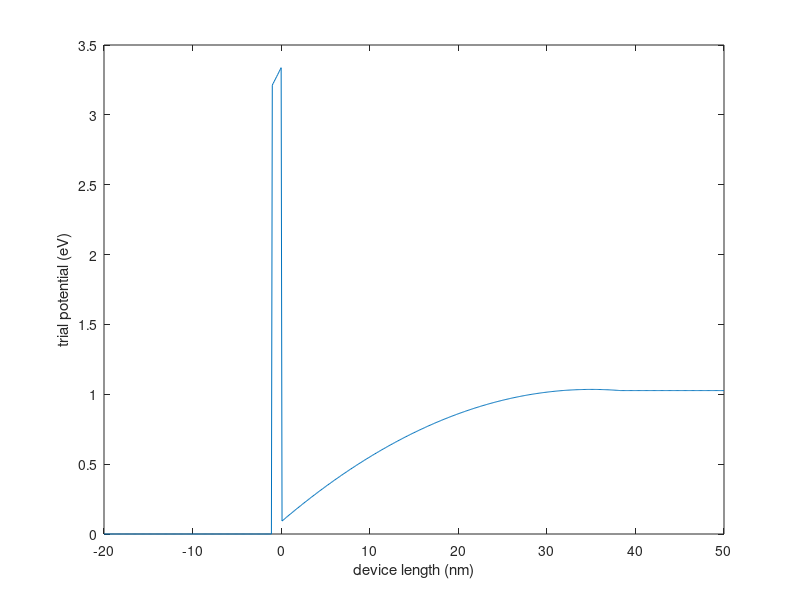
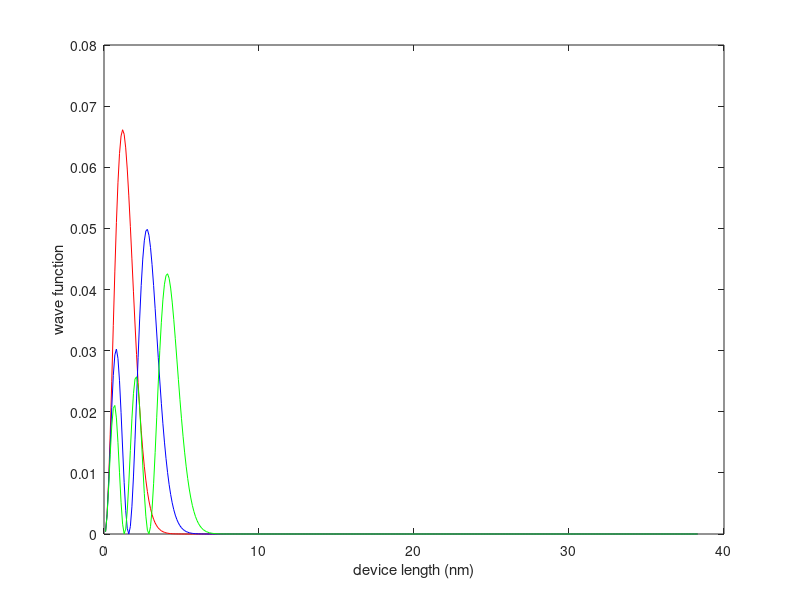
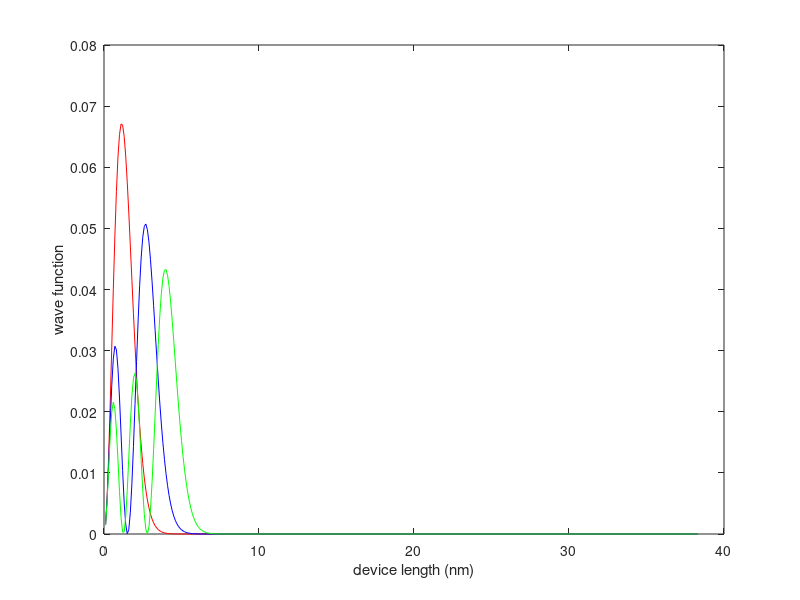
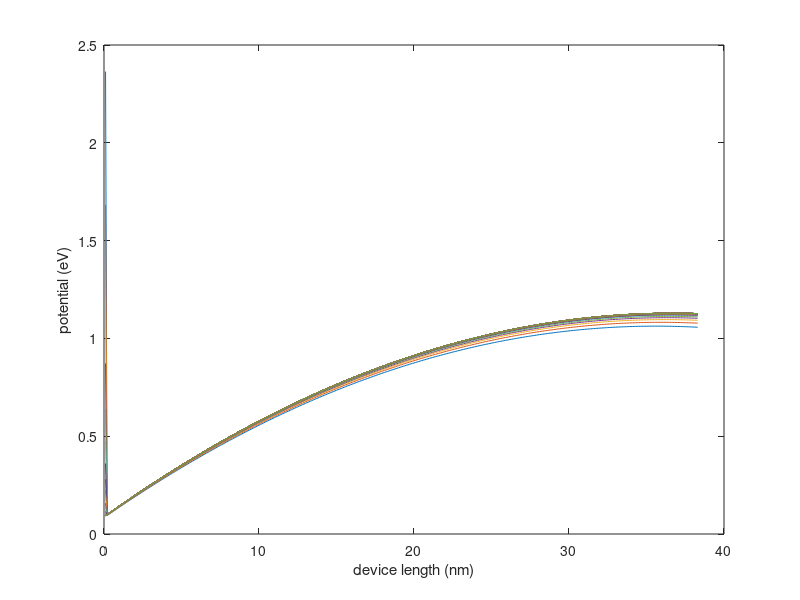

MATLAB code for these plots, in order:
close all;
clear all;
clc;

%% SEIF-CONSISTANT POISSON-SCHRODINGER SOLVER FOR MOS STRUCTURE
%%% OXIDE: SILICON DI OXIDE; THICKNESS - 1 NM 
%%% SUBSTRATE: P TYPE SILICON; Na - 10 ^ 18 CM^-3
%%% GATE: ALUMINIUM
%%% DEPLETION TYPE

Na = (10 ^ 18) * (10 ^ 6);          % doping level
Nv = 1.04 * (10 ^ 19) * (10 ^ 6);
ep0 = 8.854 * (10 ^ -12);            
epSi = 11.7 * ep0;                  % permittivity of silicon
epOx = 3.9 * ep0;                   % permittivity of oxide

T = 300;                            
e = 1.6 * (10 ^ -19);               
hcut = 6.63 * (10 ^ -34) / (2 * pi);
kbT = 0.0259 * (T / 300);

m0 = 9.1 * (10 ^ -31);
mC = 1.08 * m0;                     % conduction bend effective mass
mDOS = 0.26 * m0;                   % density of states effective mass

%% DEFINING THE MESH
nm = 10 ^ -9;
dx = 0.1 * nm;                      % mesh size

tox = (1) * nm;                     % oxide thickness
tsub = (50) * nm;                   % substrate thickness
x = -20*nm:dx:tsub;
len = length(x);

vg = 0;
phim = 3.2;                         % modified metal work function
phiX = 3.25;                        % modified oxide electron affinity

%% CALCULATE THE MAXIMUM SPACE CHARGE REGION
ni = (1.5 * 10 ^ 10) * 10 ^ 6;
phifp = 0.0259 * log(Na / ni);

Vox0 = 0.05;                        
surPot= abs(3.2 - (3.25 + 0.56 + phifp) - Vox0);    % surface potantial
xd = sqrt((2 * epSi * surPot) / (e * Na));          % deplation region

vf = (0.56 + phifp);

%% POISSON EQUATION ON OXIDE
for i = 1:len;
    if x(i) >= -tox;
        oxi = i;
        break
    end
end
for i = oxi:len;
    if (x(i) >= 0)
        oxj = i;
        break;
    end
end
LAPox = (-diag(ones(1,oxj-oxi+1) * 2)) + (diag(ones(1,oxj-oxi),1)) + (diag(ones(1,oxj-oxi),-1));

B = zeros(oxj-oxi+1, 1);
B(1) = -phim;
B(end) = - (abs(vf - surPot) + phiX);

vOx = inv(LAPox) * B;

%% POISSON EQUATION ON INVERSION REGION
for i = 1:len;
    if x(i) >= xd;
        depj = i;
        break;
    end
end
depi = oxj + 1;

LAPdep = (-diag(ones(1,depj-depi+1) * 2)) + (diag(ones(1,depj-depi),1)) + (diag(ones(1,depj-depi),-1));

B = -ones(depj-depi+1, 1)*(e * Na * dx^2) / epSi;
B(1) = B(1) - (vOx(end) - phiX);
B(end) = B(end) - vf;

vdep = inv(LAPdep) * B;

%% INITIAL TRIAL VOLTAGE
vmetal = zeros(oxi-1,1);
vsub = ones(len-depj,1) * vf;
Vtot = [vmetal' vOx' vdep' vsub'];

figure(1)
plot(x/nm, Vtot)
xlabel('device length (nm)');
ylabel('trial potential (eV)');

%% ITERATION
const = ((hcut ^ 2) / (2 * mC * dx ^ 2)) / e;
lendep = depj - depi + 2;
V = [vOx(end) vdep'];
enBound = zeros(1, lendep);
psiBound = zeros(lendep, lendep);
Ec_Ef = 1.12 - kbT * log(Nv / Na);
n = zeros(lendep, 1);

error = zeros(1, 100);
for iter = 1:100

%% SCHRODINGAR SOLVER
%%% FORM THE HAMILTONIAN MATRIX
DEL = (-diag(ones(1,lendep) * 2)) + (diag(ones(1,lendep-1),1)) + (diag(ones(1,lendep-1),-1));
H = -(DEL * const) + (diag(V'));
%%% SOLVING USING EIGEN SOLVER
[psi, en] = eig(H);

en = diag(en);
bound = 1;

for j = 1:lendep
    if (en(j) > vdep(1) && en(j) < vf)
        enBound(bound) = en(j);
        psiBound(:, bound) = psi(:, j);
        bound = bound + 1;
    end
end

%%% CALCULATING CARRIER DISTRIBUTION
Ef_Ei = -(Ec_Ef - surPot + enBound);     
Ni = (e * kbT * mDOS) / (pi * hcut^2) * log(1 + exp(Ef_Ei/kbT));
psi2 = (psiBound.*psiBound);    
k = Ni ./ sum(psi2);

for j = 1:bound-1
    n = n + k(j) * psi2(:,j);
end

%% POISSON SOLVER
LAPdep = (-diag(ones(1,lendep) * 2)) + (diag(ones(1,lendep-1),1)) + (diag(ones(1,lendep-1),-1));
B = - (Na - n) * (e * dx^2 / epSi);
B(1) = B(1) - (vOx(end) - phiX);
B(end) = B(end) - surPot;

Vnew = inv(LAPdep) * B;

err = sqrt(sum((Vnew' - V).^ 2) / lendep);
disp(iter)
disp(err)
error(iter) = err;

V = V + 0.3 * (Vnew' - V);

if (err < 10^-9)
    break
end

if iter == 1
    figure(2)
    plot((1:lendep)*dx/nm, psi(:,1).*psi(:,1), 'r')
    hold on
    plot((1:lendep)*dx/nm, psi(:,2).*psi(:,2), 'b')
    hold on
    plot((1:lendep)*dx/nm, psi(:,3).*psi(:,3), 'g')
    
    xlabel('device length (nm)');
    ylabel('wave function');
end

if iter == 50
    figure(4)
    plot((1:lendep)*dx/nm, psi(:,1).*psi(:,1), 'r')
    hold on
    plot((1:lendep)*dx/nm, psi(:,2).*psi(:,2), 'b')
    hold on
    plot((1:lendep)*dx/nm, psi(:,3).*psi(:,3), 'g')
    
    xlabel('device length (nm)');
    ylabel('wave function');
end

figure(5)
plot((1:lendep)*dx/nm, V)
hold on
xlabel('device length (nm)');
ylabel('potential (eV)');

figure(6)
plot((1:lendep)*dx/nm, n)
hold on

xlabel('device length (nm)');
ylabel('bound carrier distribution (m^-2)');
end

vsub = ones(1, length(vsub))*V(end);
Vtot = [vmetal' vOx' V(2:end) vsub];
figure(7)
plot(x/nm, Vtot)
xlabel('device length (nm)');
ylabel('potential (eV)');